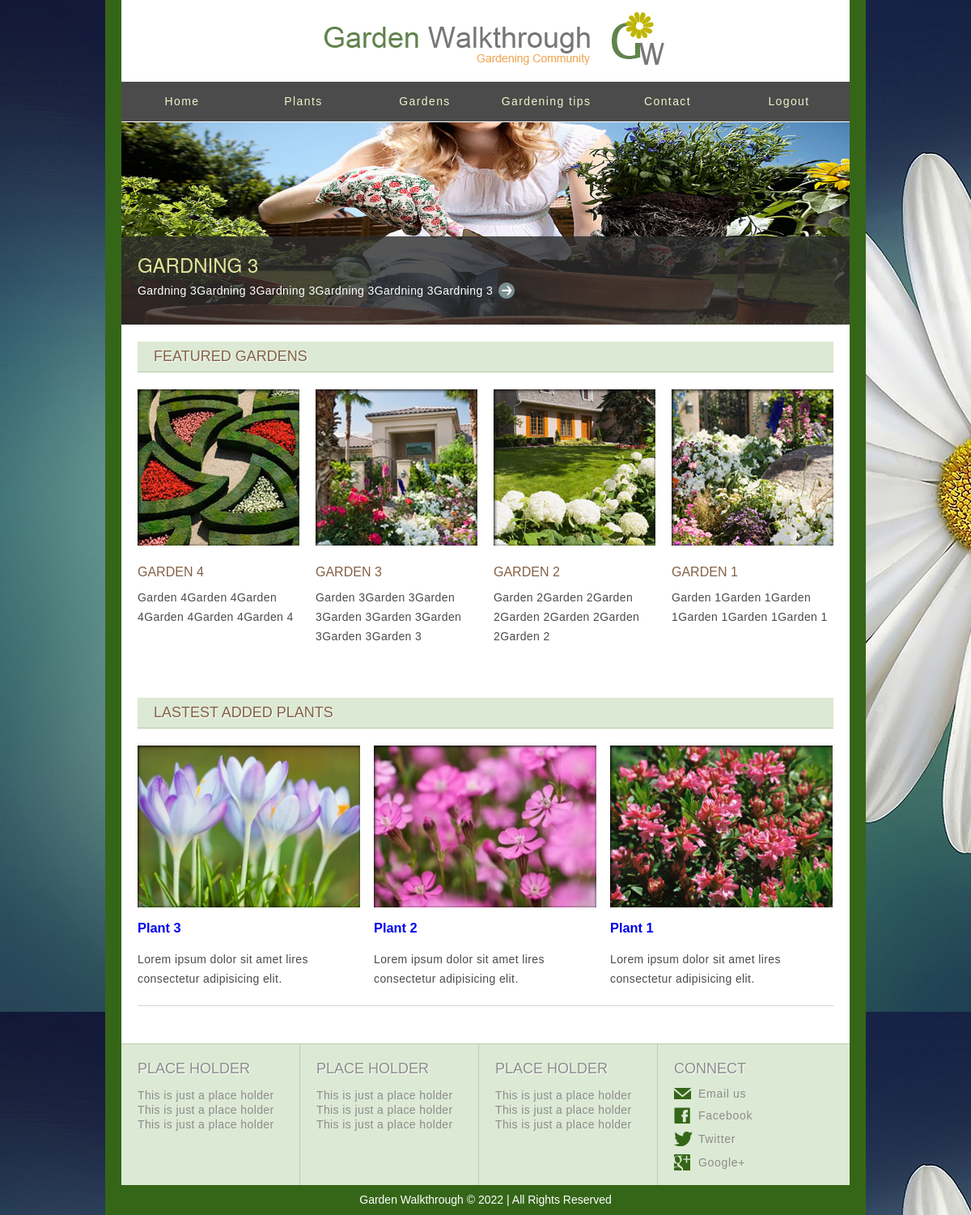
The app's page / (signed in) with its own data.
### plants/models.py (models this page shows, shortened)
class Garden_tips(models.Model):
    title=models.CharField(max_length=30)
    image=models.ImageField()
    descreption=models.TextField()
    tips_date=models.DateField(auto_now=True)

class Garden(models.Model):
    title=models.CharField(max_length=30)
    image=models.ImageField()
    descreption=models.TextField()
    uploaded_date=models.DateField(auto_now=True)

class Plant(models.Model):
    title=models.CharField(max_length=30)
    image=models.ImageField()
    descreption=models.TextField()
    uploaded_date=models.DateField(auto_now=True)

### plants/views.py (the view)
# urls.py: path('', views.index_view,name='index'),
def index_view(request):
    index_tips=Garden_tips.objects.all().last()
    index_feature_garden=Garden.objects.all().order_by('id')[:4][::-1]
    index_plant_of_theweek=Plant.objects.all().last()
    index_top_three_plants=Plant.objects.all().order_by('id')[:3][::-1]
    context={'index_tips':index_tips,'index_feature_garden':index_feature_garden,'index_plant_of_theweek':index_plant_of_theweek,'index_top_three_plants':index_top_three_plants}
    return render(request, 'index.html',context)

### templates/index.html
{% extends 'base.html' %}
{% load static %}
{% block body %}
<body>
		<div id="body">
			<div class="header">
				<div>
					<a style="text-decoration:none;"  href="{% url 'plants:garden_tip' index_tips.id %}"><img src="{{index_tips.image.url}}" style="width:900px;height:250px" alt="Image"></a>
					<div>
						<h1><a style="text-decoration:none;"  href="{% url 'plants:garden_tip' index_tips.id %}">{{index_tips.title}}</a></h1>
						<p>
							{{index_tips.descreption}} <a href="{% url 'plants:garden_tip' index_tips.id %}" class="continue"></a>
						</p>
					</div>
				</div>
			</div>
			<div class="body">
				<h1>Featured Gardens</h1>
				<ul>
					{% for i in index_feature_garden %}
					<li>
						<a style="text-decoration:none;"  href="{% url 'plants:garden' i.id %}"><img src="{{i.image.url }}" alt="Image' "></a>
						<a style="text-decoration:none;"  href="{% url 'plants:garden' i.id %}"><h2>{{i.title}}</h2></a>
						<p>
							{{i.descreption}}
						</p>
					</li>
					{% endfor %}
				</ul>
			</div>
			<div class="body">
				<h1>Lastest added plants</h1>
				<ul>
					{%  for i in index_top_three_plants %}
					<li style="width:272px">
						<a href="{% url 'plants:plant' i.id %}" class="figure"><img style="width:275px ;height:200px" src="{{i.image.url}}" alt="Image"></a>
						<h3 style="text-decoration:none;" ><a style="text-decoration:none;" href="{% url 'plants:plant' i.id %}">{{i.title}}</a></h3>
						<p>
							Lorem ipsum dolor sit amet lires consectetur adipisicing elit.
						</p>
					</li>
					{% endfor %}
				</ul>
			</div>
			<div class="footer">
			</div>
		</div>
</body>
{% endblock body %}

### static/css/style.css (style rules this page uses)
body { background: url(../images/bg-body3.jpg) repeat; color: #356618; font-family: Arial, Helvetica, sans-serif; font-size: 14px; margin: 0; min-width: 940px; padding: 0; }
a { outline: none; }
img { border: 0; }
p { margin: 0; text-align: justify; }
p a { color: #356618; }
#body { background: #ffffff; }
#body div.header { height: 228px; }
#body div.header div { position: relative; }
#body div.header div a img, #body div.header ul li a.figure img, #body div.body ul li a img { display: block; filter: alpha(opacity=100); opacity: 1; }
#body div.header div div { background: url(../images/bg-description.png) repeat-x; height: 75px; bottom: 0; position: absolute; padding: 17px 20px; left: 0; width: 860px; }
#body div.header div div h1 { font-family: "Helvetica Neue", Helvetica, Arial, sans-serif; font-size: 24px; font-weight: normal; margin: 0; text-transform: uppercase; }
#body div.header div div h1 a { color: #e3e699; text-decoration: none; }
#body div.header div div p { color: #ffffff; letter-spacing: 0.028em; line-height: 24px; }
#body div.header div div p a.continue { background: url(../images/interface.png) no-repeat -400px 0; display: inline-block; height: 20px; left: 3px; position: relative; top: 5px; width: 20px; text-decoration: none; }
#body div.body { padding: 43px 20px 0; }
#body div.body h1, #body div.footer div h1 { background: #dce9d4; border-bottom: 1px solid #b3cca4; color: #836145; font-family: "Lucida Sans Unicode", "Lucida Grande", sans-serif; font-size: 18px; font-weight: normal; height: 37px; line-height: 37px; margin: 0px; padding: 0 0 0 20px; text-transform: uppercase; text-shadow: 1px 1px 1px #ffffff; }
#body div.body ul { list-style: none; margin: 0; overflow: hidden; padding: 21px 0; }
#body div.body ul li { float: left; margin: 0 0 0 20px; width: 200px; }
#body div.body ul li:first-child, #body div#content ul.section li:first-child, #body div#content div#sidebar div ul li:first-child { margin: 0; }
#body div.body ul li h2 { color: #836145; font-size: 16px; font-weight: normal; margin: 0; padding: 24px 0 10px; text-transform: uppercase; text-decoration: none; }
#body div.body ul li p { color: #4b4b4b; letter-spacing: 0.028em; line-height: 24px; text-align: left; }
#body div.footer { border-top: 1px solid #d7d6cd; margin: 0 20px; overflow: hidden; padding: 23px 0; }

### records on screen
Garden_tips: image (picture), title "GARDNING 3", descreption "Gardning 3Gardning 3Gardning 3Gardning 3Gardning 3Gardning 3"
Garden: image (picture), title "GARDEN 4", descreption "Garden 4Garden 4Garden 4Garden 4Garden 4Garden 4"
Garden: image (picture), title "GARDEN 3", descreption "Garden 3Garden 3Garden 3Garden 3Garden 3Garden 3Garden 3Garden 3"
Garden: image (picture), title "GARDEN 2", descreption "Garden 2Garden 2Garden 2Garden 2Garden 2Garden 2Garden 2"
Garden: image (picture), title "GARDEN 1", descreption "Garden 1Garden 1Garden 1Garden 1Garden 1Garden 1"
Plant: image (picture), title "Plant 3"
Plant: image (picture), title "Plant 2"
Plant: image (picture), title "Plant 1"
